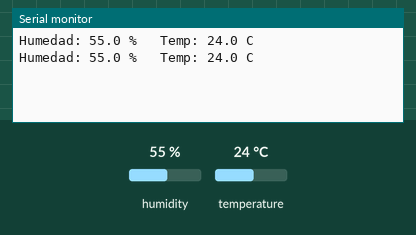
Recording of a sketch running on a simulated ESP32. Parts: the last lines printed to the serial monitor. The inputs (shaded band) are chosen by the test bench; at power-on: humidity 55 %, temperature 24 °C.

Above: at 4.8 s.
4.9 s: humidity set to 22 %
At 6.9 s:
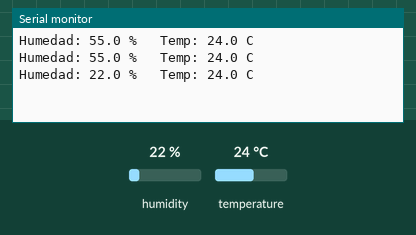
7.9 s: temperature set to 12 °C
At 9.3 s:
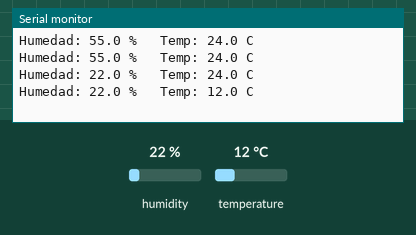
10.9 s: humidity set to 40 %
At 12.9 s:
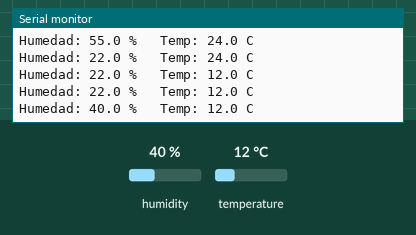
Timing chart, 0 to 14.4 s (numbered marks = the images above; inputs shaded):
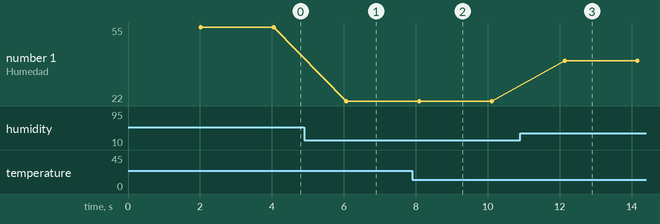

The sketch:

sketch_sep18a.ino
```cpp
#include "DHT.h"
#define DHTPIN 4
#define DHTTYPE DHT11
DHT dht(DHTPIN, DHTTYPE);

void setup() {
  Serial.begin(115200);
  dht.begin();
}

void loop() {
  delay(2000);                        // el DHT11 no acepta lecturas más rápidas
  float h = dht.readHumidity();
  float t = dht.readTemperature();
  if (isnan(h) || isnan(t)) { Serial.println("Error de lectura"); return; }
  Serial.printf("Humedad: %.1f %%   Temp: %.1f C\n", h, t);
}
```

Measured:
- after the input at 4.9 s, the serial monitor: prints a new line after 1.2 s (image 1)
- after the input at 7.9 s, the serial monitor: prints a new line after 0.19 s (image 2)
- after the input at 10.9 s, the serial monitor: prints a new line after 1.2 s (image 3)
- plotted number 1: 55 → 22 after the input at 4.9 s, 22 → 40 after the input at 10.9 s
